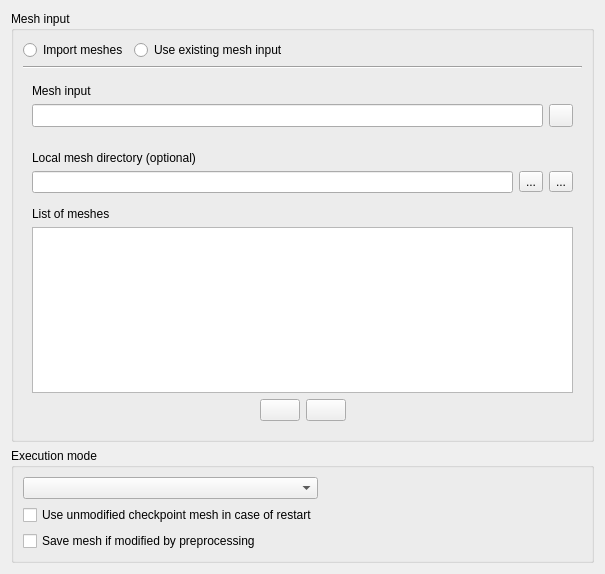
<?xml version="1.0" encoding="UTF-8"?>
<ui version="4.0">
 <class>SolutionDomainForm</class>
 <widget class="QWidget" name="SolutionDomainForm">
  <property name="geometry">
   <rect>
    <x>0</x>
    <y>0</y>
    <width>605</width>
    <height>574</height>
   </rect>
  </property>
  <property name="sizePolicy">
   <sizepolicy hsizetype="Preferred" vsizetype="Expanding">
    <horstretch>0</horstretch>
    <verstretch>0</verstretch>
   </sizepolicy>
  </property>
  <property name="windowTitle">
   <string>Form</string>
  </property>
  <layout class="QGridLayout" name="gridLayout_7">
   <item row="2" column="0">
    <spacer>
     <property name="orientation">
      <enum>Qt::Vertical</enum>
     </property>
     <property name="sizeType">
      <enum>QSizePolicy::Expanding</enum>
     </property>
     <property name="sizeHint" stdset="0">
      <size>
       <width>8</width>
       <height>8</height>
      </size>
     </property>
    </spacer>
   </item>
   <item row="0" column="0">
    <widget class="QGroupBox" name="groupBoxMeshes">
     <property name="toolTip">
      <string/>
     </property>
     <property name="title">
      <string>Mesh input</string>
     </property>
     <layout class="QHBoxLayout" name="horizontalLayout_3">
      <item>
       <layout class="QVBoxLayout" name="verticalLayoutMeshes">
        <item>
         <layout class="QHBoxLayout" name="horizontalLayout_4">
          <item>
           <widget class="QRadioButton" name="radioButtonImport">
            <property name="toolTip">
             <string>&lt;html&gt;&lt;head/&gt;&lt;body&gt;&lt;p&gt;&lt;span style=&quot; font-size:9pt;&quot;&gt;Import files using the Preprocessor.&lt;/span&gt;&lt;/p&gt;&lt;/body&gt;&lt;/html&gt;</string>
            </property>
            <property name="text">
             <string>Import meshes</string>
            </property>
           </widget>
          </item>
          <item>
           <widget class="QRadioButton" name="radioButtonExists">
            <property name="toolTip">
             <string>&lt;html&gt;&lt;head/&gt;&lt;body&gt;&lt;p&gt;&lt;span style=&quot; font-size:9pt;&quot;&gt;Use mesh output from the Preprocessor or from a previous run.&lt;/span&gt;&lt;/p&gt;&lt;/body&gt;&lt;/html&gt;</string>
            </property>
            <property name="text">
             <string>Use existing mesh input</string>
            </property>
           </widget>
          </item>
          <item>
           <spacer name="horizontalSpacer">
            <property name="orientation">
             <enum>Qt::Horizontal</enum>
            </property>
            <property name="sizeHint" stdset="0">
             <size>
              <width>40</width>
              <height>20</height>
             </size>
            </property>
           </spacer>
          </item>
         </layout>
        </item>
        <item>
         <widget class="Line" name="line">
          <property name="orientation">
           <enum>Qt::Horizontal</enum>
          </property>
         </widget>
        </item>
        <item>
         <widget class="QFrame" name="frameMeshInput">
          <property name="frameShape">
           <enum>QFrame::NoFrame</enum>
          </property>
          <property name="frameShadow">
           <enum>QFrame::Raised</enum>
          </property>
          <layout class="QGridLayout" name="gridLayout_2">
           <item row="0" column="0">
            <widget class="QLabel" name="labelMeshInput">
             <property name="text">
              <string>Mesh input</string>
             </property>
            </widget>
           </item>
           <item row="1" column="0">
            <layout class="QHBoxLayout" name="horizontalLayout_2">
             <item>
              <widget class="QLineEdit" name="lineEditMeshInput">
               <property name="sizePolicy">
                <sizepolicy hsizetype="Expanding" vsizetype="Preferred">
                 <horstretch>0</horstretch>
                 <verstretch>0</verstretch>
                </sizepolicy>
               </property>
               <property name="toolTip">
                <string>&lt;html&gt;&lt;head/&gt;&lt;body&gt;&lt;p&gt;&lt;span style=&quot; font-size:9pt; font-weight:600;&quot;&gt;mesh_input&lt;/span&gt;&lt;span style=&quot; font-size:9pt;&quot;&gt; (file or directory containing files produced by Preprocessor)&lt;/span&gt;&lt;/p&gt;&lt;p&gt;&lt;span style=&quot; font-size:9pt;&quot;&gt;or &lt;/span&gt;&lt;span style=&quot; font-size:9pt; font-weight:600;&quot;&gt;mesh_output&lt;/span&gt;&lt;span style=&quot; font-size:9pt;&quot;&gt; from previous run.&lt;/span&gt;&lt;/p&gt;&lt;/body&gt;&lt;/html&gt;</string>
               </property>
              </widget>
             </item>
             <item>
              <widget class="QToolButton" name="toolButtonMeshInput">
               <property name="toolTip">
                <string>&lt;html&gt;&lt;head/&gt;&lt;body&gt;&lt;p&gt;&lt;span style=&quot; font-size:9pt;&quot;&gt;Select input mesh file or directory.&lt;/span&gt;&lt;/p&gt;&lt;/body&gt;&lt;/html&gt;</string>
               </property>
               <property name="text">
                <string/>
               </property>
               <property name="icon">
                <iconset resource="resources_pages.qrc">
                 <normaloff>:/new/prefix1/icons/22x22/document-open.png</normaloff>:/new/prefix1/icons/22x22/document-open.png</iconset>
               </property>
              </widget>
             </item>
            </layout>
           </item>
          </layout>
         </widget>
        </item>
        <item>
         <widget class="QFrame" name="frameMeshImport">
          <property name="frameShape">
           <enum>QFrame::NoFrame</enum>
          </property>
          <property name="frameShadow">
           <enum>QFrame::Raised</enum>
          </property>
          <layout class="QVBoxLayout" name="verticalLayout">
           <item>
            <widget class="QLabel" name="labelMeshDir">
             <property name="text">
              <string>Local mesh directory (optional)</string>
             </property>
            </widget>
           </item>
           <item>
            <layout class="QHBoxLayout" name="horizontalLayout">
             <item>
              <widget class="QLineEdit" name="lineEditMeshDir">
               <property name="sizePolicy">
                <sizepolicy hsizetype="Expanding" vsizetype="Preferred">
                 <horstretch>0</horstretch>
                 <verstretch>0</verstretch>
                </sizepolicy>
               </property>
               <property name="minimumSize">
                <size>
                 <width>330</width>
                 <height>0</height>
                </size>
               </property>
               <property name="toolTip">
                <string>&lt;html&gt;&lt;head/&gt;&lt;body&gt;&lt;p&gt;&lt;span style=&quot; font-size:9pt;&quot;&gt;Optional directory in which meshes are searched for.&lt;/span&gt;&lt;/p&gt;&lt;/body&gt;&lt;/html&gt;</string>
               </property>
               <property name="readOnly">
                <bool>true</bool>
               </property>
              </widget>
             </item>
             <item>
              <widget class="QToolButton" name="toolButtonMeshDir">
               <property name="toolTip">
                <string>&lt;html&gt;&lt;head/&gt;&lt;body&gt;&lt;p&gt;&lt;span style=&quot; font-size:9pt;&quot;&gt;Select a local mesh directory.&lt;/span&gt;&lt;/p&gt;&lt;/body&gt;&lt;/html&gt;</string>
               </property>
               <property name="text">
                <string>...</string>
               </property>
               <property name="icon">
                <iconset resource="resources_pages.qrc">
                 <normaloff>:/new/prefix1/icons/22x22/folder-open.png</normaloff>:/new/prefix1/icons/22x22/folder-open.png</iconset>
               </property>
              </widget>
             </item>
             <item>
              <widget class="QToolButton" name="toolButtonMeshDirClear">
               <property name="toolTip">
                <string>&lt;html&gt;&lt;head/&gt;&lt;body&gt;&lt;p&gt;&lt;span style=&quot; font-size:9pt;&quot;&gt;Clean the selected mesh directory.&lt;/span&gt;&lt;/p&gt;&lt;/body&gt;&lt;/html&gt;</string>
               </property>
               <property name="text">
                <string>...</string>
               </property>
               <property name="icon">
                <iconset resource="resources_pages.qrc">
                 <normaloff>:/new/prefix1/icons/22x22/edit-clear.png</normaloff>:/new/prefix1/icons/22x22/edit-clear.png</iconset>
               </property>
              </widget>
             </item>
            </layout>
           </item>
           <item>
            <spacer name="verticalSpacer">
             <property name="orientation">
              <enum>Qt::Vertical</enum>
             </property>
             <property name="sizeType">
              <enum>QSizePolicy::Fixed</enum>
             </property>
             <property name="sizeHint" stdset="0">
              <size>
               <width>20</width>
               <height>8</height>
              </size>
             </property>
            </spacer>
           </item>
           <item>
            <widget class="QLabel" name="labelMeshes">
             <property name="toolTip">
              <string>&lt;html&gt;&lt;head/&gt;&lt;body&gt;&lt;p&gt;&lt;span style=&quot; font-size:9pt;&quot;&gt;Select one or several meshes to import.&lt;/span&gt;&lt;/p&gt;&lt;/body&gt;&lt;/html&gt;</string>
             </property>
             <property name="text">
              <string>List of meshes</string>
             </property>
            </widget>
           </item>
           <item>
            <widget class="QTableView" name="tableViewMeshes">
             <property name="minimumSize">
              <size>
               <width>350</width>
               <height>100</height>
              </size>
             </property>
             <property name="toolTip">
              <string>&lt;html&gt;&lt;head/&gt;&lt;body&gt;&lt;p&gt;&lt;span style=&quot; font-size:9pt;&quot;&gt;Select one or several meshes to import&lt;/span&gt;&lt;/p&gt;&lt;/body&gt;&lt;/html&gt;</string>
             </property>
             <property name="horizontalScrollBarPolicy">
              <enum>Qt::ScrollBarAsNeeded</enum>
             </property>
             <property name="alternatingRowColors">
              <bool>true</bool>
             </property>
             <property name="selectionMode">
              <enum>QAbstractItemView::SingleSelection</enum>
             </property>
             <property name="selectionBehavior">
              <enum>QAbstractItemView::SelectRows</enum>
             </property>
            </widget>
           </item>
           <item>
            <layout class="QHBoxLayout" name="_3">
             <item>
              <spacer>
               <property name="orientation">
                <enum>Qt::Horizontal</enum>
               </property>
               <property name="sizeHint" stdset="0">
                <size>
                 <width>20</width>
                 <height>20</height>
                </size>
               </property>
              </spacer>
             </item>
             <item>
              <widget class="QPushButton" name="pushButtonAddMesh">
               <property name="toolTip">
                <string>&lt;html&gt;&lt;head/&gt;&lt;body&gt;&lt;p&gt;&lt;span style=&quot; font-size:9pt;&quot;&gt;Add a mesh.&lt;/span&gt;&lt;/p&gt;&lt;/body&gt;&lt;/html&gt;</string>
               </property>
               <property name="text">
                <string/>
               </property>
               <property name="icon">
                <iconset resource="resources_pages.qrc">
                 <normaloff>:/new/prefix1/icons/22x22/add.png</normaloff>:/new/prefix1/icons/22x22/add.png</iconset>
               </property>
              </widget>
             </item>
             <item>
              <widget class="QPushButton" name="pushButtonDeleteMesh">
               <property name="toolTip">
                <string>&lt;html&gt;&lt;head/&gt;&lt;body&gt;&lt;p&gt;&lt;span style=&quot; font-size:9pt;&quot;&gt;Remove the last added mesh.&lt;/span&gt;&lt;/p&gt;&lt;/body&gt;&lt;/html&gt;</string>
               </property>
               <property name="text">
                <string/>
               </property>
               <property name="icon">
                <iconset resource="resources_pages.qrc">
                 <normaloff>:/new/prefix1/icons/22x22/remove.png</normaloff>:/new/prefix1/icons/22x22/remove.png</iconset>
               </property>
              </widget>
             </item>
             <item>
              <spacer>
               <property name="orientation">
                <enum>Qt::Horizontal</enum>
               </property>
               <property name="sizeHint" stdset="0">
                <size>
                 <width>16</width>
                 <height>16</height>
                </size>
               </property>
              </spacer>
             </item>
            </layout>
           </item>
          </layout>
         </widget>
        </item>
       </layout>
      </item>
     </layout>
    </widget>
   </item>
   <item row="1" column="0">
    <widget class="QGroupBox" name="groupBox">
     <property name="toolTip">
      <string>&lt;html&gt;&lt;head/&gt;&lt;body&gt;&lt;p&gt;Allow running mesh import and preprocessing stages separately&lt;/p&gt;&lt;p&gt;from CFD computation, so as to check the mesh and possibly&lt;/p&gt;&lt;p&gt;modify it prior to setting up an running the main computation.&lt;/p&gt;&lt;/body&gt;&lt;/html&gt;</string>
     </property>
     <property name="title">
      <string>Execution mode</string>
     </property>
     <layout class="QGridLayout" name="gridLayout">
      <item row="1" column="0">
       <widget class="QComboBox" name="comboBoxRunType">
        <property name="minimumSize">
         <size>
          <width>180</width>
          <height>0</height>
         </size>
        </property>
       </widget>
      </item>
      <item row="1" column="1">
       <spacer name="horizontalSpacer_2">
        <property name="orientation">
         <enum>Qt::Horizontal</enum>
        </property>
        <property name="sizeHint" stdset="0">
         <size>
          <width>40</width>
          <height>20</height>
         </size>
        </property>
       </spacer>
      </item>
      <item row="2" column="0">
       <widget class="QCheckBox" name="checkBoxMeshRestart">
        <property name="toolTip">
         <string>&lt;html&gt;&lt;head/&gt;&lt;body&gt;&lt;p&gt;In case of restart, automatically use the mesh_input from the matching checkpoint,&lt;/p&gt;&lt;p&gt;and skip all preprocessing modifications.&lt;/p&gt;&lt;/body&gt;&lt;/html&gt;</string>
        </property>
        <property name="text">
         <string>Use unmodified checkpoint mesh in case of restart</string>
        </property>
       </widget>
      </item>
      <item row="3" column="0">
       <widget class="QCheckBox" name="checkBoxMeshSave">
        <property name="toolTip">
         <string>&lt;html&gt;&lt;head/&gt;&lt;body&gt;&lt;p&gt;If preprocessing leads to mesh modification, save mesh_output for subsequent runs.&lt;/p&gt;&lt;p&gt;(mesh_output is moved to checkpoint/mesh_input at the first checkpoint output).&lt;/p&gt;&lt;/body&gt;&lt;/html&gt;</string>
        </property>
        <property name="text">
         <string>Save mesh if modified by preprocessing</string>
        </property>
       </widget>
      </item>
     </layout>
    </widget>
   </item>
  </layout>
 </widget>
 <resources>
  <include location="resources_pages.qrc"/>
 </resources>
 <connections/>
</ui>
